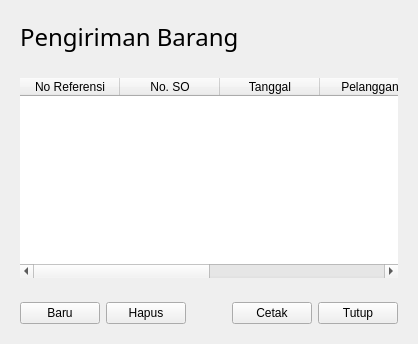
             <widget class="QWidget" name="st_Penjualan_Pengiriman">
              <layout class="QVBoxLayout" name="verticalLayout_10">
               <item>
                <widget class="QFrame" name="fr_Penjualan_Pengiriman_title">
                 <property name="sizePolicy">
                  <sizepolicy hsizetype="Preferred" vsizetype="Maximum">
                   <horstretch>0</horstretch>
                   <verstretch>0</verstretch>
                  </sizepolicy>
                 </property>
                 <property name="minimumSize">
                  <size>
                   <width>0</width>
                   <height>45</height>
                  </size>
                 </property>
                 <property name="frameShape">
                  <enum>QFrame::NoFrame</enum>
                 </property>
                 <property name="frameShadow">
                  <enum>QFrame::Raised</enum>
                 </property>
                 <layout class="QGridLayout" name="gl_Penjualan_PengirimanBarang_title">
                  <item row="0" column="0">
                   <widget class="QLabel" name="lb_Penjualan_Pengiriman_title">
                    <property name="font">
                     <font>
                      <family>Segoe UI Semilight</family>
                      <pointsize>18</pointsize>
                     </font>
                    </property>
                    <property name="frameShape">
                     <enum>QFrame::NoFrame</enum>
                    </property>
                    <property name="text">
                     <string>Pengiriman Barang</string>
                    </property>
                    <property name="alignment">
                     <set>Qt::AlignLeading|Qt::AlignLeft|Qt::AlignVCenter</set>
                    </property>
                   </widget>
                  </item>
                 </layout>
                </widget>
               </item>
               <item>
                <widget class="QFrame" name="fr_Penjualan_Pengiriman_tabel">
                 <property name="sizePolicy">
                  <sizepolicy hsizetype="Preferred" vsizetype="MinimumExpanding">
                   <horstretch>0</horstretch>
                   <verstretch>0</verstretch>
                  </sizepolicy>
                 </property>
                 <property name="frameShape">
                  <enum>QFrame::NoFrame</enum>
                 </property>
                 <property name="frameShadow">
                  <enum>QFrame::Raised</enum>
                 </property>
                 <layout class="QGridLayout" name="gl_PengirimanBarang_tabel">
                  <item row="0" column="0">
                   <widget class="QTableWidget" name="tbl_Penjualan_Pengiriman">
                    <property name="sizePolicy">
                     <sizepolicy hsizetype="Maximum" vsizetype="MinimumExpanding">
                      <horstretch>0</horstretch>
                      <verstretch>0</verstretch>
                     </sizepolicy>
                    </property>
                    <property name="minimumSize">
                     <size>
                      <width>0</width>
                      <height>200</height>
                     </size>
                    </property>
                    <property name="maximumSize">
                     <size>
                      <width>1366</width>
                      <height>16777215</height>
                     </size>
                    </property>
                    <property name="frameShape">
                     <enum>QFrame::NoFrame</enum>
                    </property>
                    <property name="showGrid">
                     <bool>false</bool>
                    </property>
                    <property name="wordWrap">
                     <bool>true</bool>
                    </property>
                    <property name="cornerButtonEnabled">
                     <bool>true</bool>
                    </property>
                    <property name="rowCount">
                     <number>0</number>
                    </property>
                    <property name="columnCount">
                     <number>6</number>
                    </property>
                    <column>
                     <property name="text">
                      <string>No Referensi</string>
                     </property>
                    </column>
                    <column>
                     <property name="text">
                      <string>No. SO</string>
                     </property>
                    </column>
                    <column>
                     <property name="text">
                      <string>Tanggal</string>
                     </property>
                    </column>
                    <column>
                     <property name="text">
                      <string>Pelanggan</string>
                     </property>
                    </column>
                    <column>
                     <property name="text">
                      <string>Kurs</string>
                     </property>
                    </column>
                    <column>
                     <property name="text">
                      <string>Nilai</string>
                     </property>
                    </column>
                   </widget>
                  </item>
                 </layout>
                </widget>
               </item>
               <item>
                <widget class="QFrame" name="fr_Penjualan_Pengiriman_tombol">
                 <property name="sizePolicy">
                  <sizepolicy hsizetype="Preferred" vsizetype="Maximum">
                   <horstretch>0</horstretch>
                   <verstretch>0</verstretch>
                  </sizepolicy>
                 </property>
                 <property name="frameShape">
                  <enum>QFrame::NoFrame</enum>
                 </property>
                 <property name="frameShadow">
                  <enum>QFrame::Raised</enum>
                 </property>
                 <layout class="QHBoxLayout" name="hl_PengirimanBarang_tombol">
                  <item>
                   <widget class="QPushButton" name="tb_Penjualan_Pengiriman_Baru">
                    <property name="text">
                     <string>Baru</string>
                    </property>
                   </widget>
                  </item>
                  <item>
                   <widget class="QPushButton" name="tb_Penjualan_Pengiriman_Hapus">
                    <property name="text">
                     <string>Hapus</string>
                    </property>
                   </widget>
                  </item>
                  <item>
                   <spacer name="hs_Penjualan_Pengiriman">
                    <property name="orientation">
                     <enum>Qt::Horizontal</enum>
                    </property>
                    <property name="sizeHint" stdset="0">
                     <size>
                      <width>40</width>
                      <height>20</height>
                     </size>
                    </property>
                   </spacer>
                  </item>
                  <item>
                   <widget class="QPushButton" name="tb_Penjualan_Pengiriman_Cetak">
                    <property name="text">
                     <string>Cetak</string>
                    </property>
                   </widget>
                  </item>
                  <item>
                   <widget class="QPushButton" name="tb_Penjualan_Pengiriman_Tutup">
                    <property name="text">
                     <string>Tutup</string>
                    </property>
                   </widget>
                  </item>
                 </layout>
                </widget>
               </item>
              </layout>
             </widget>
